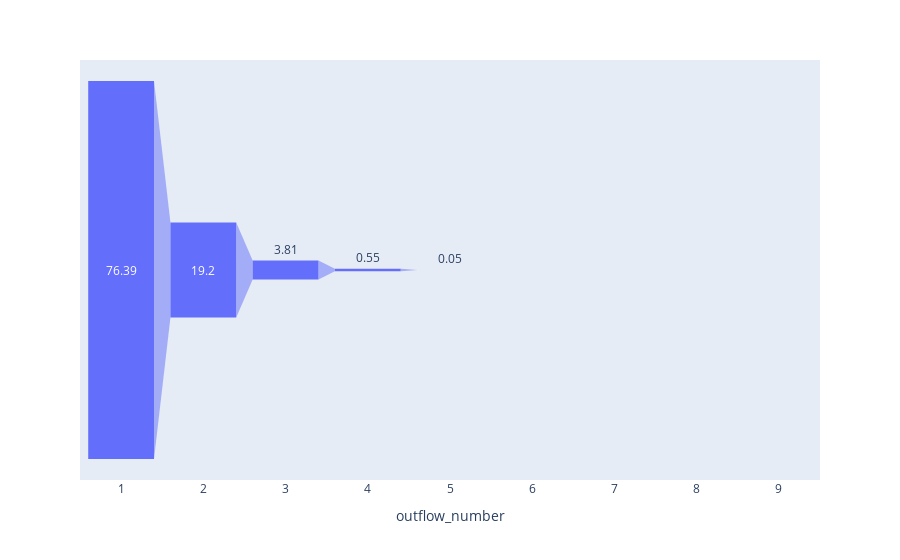

The notebook cell saved with this chart:
### Markdown cell above
# Смотрим кол-во и долю клиентов в разрезе номера мигания, чтобы изучить значимость

### Code cell
funnel_by_outflow = df_top_pair_4_step.groupby('outflow_number', as_index=False).agg({'date_diff':'mean', 'diff_active_status_days':'mean', 'party_rk':'nunique'}) \
                    .sort_values('party_rk', ascending=False)

# funnel_by_outflow['total_qty'] = funnel_by_outflow['party_rk'].shift(1)
funnel_by_outflow['total_qty'] = funnel_by_outflow['party_rk'].sum()

funnel_by_outflow['share_of_clients'] = funnel_by_outflow['party_rk'] / funnel_by_outflow['total_qty'] * 100

for_share_fig = funnel_by_outflow[['outflow_number', 'party_rk', 'share_of_clients', 'date_diff', 'diff_active_status_days']].rename(columns={'party_rk':'clients'}).round({'share_of_clients':2, 'date_diff':1, 'diff_active_status_days':1})

## Так как мы считаем мигающих клиентов теми, у кого есть следующая запись в таблице, то неактивного

for_share_fig

# fig_share = px.bar(for_share_fig, x='outflow_number', y='share_of_clients', text_auto='.2s')

# fig_share.show()
fig_share = px.funnel(for_share_fig, x='outflow_number', y='share_of_clients')
fig_share.show()

### Figure 1 — Plotly figure (JSON) as saved in the notebook; plotly's stock layout.template omitted (floating-point values rounded to 4 significant figures)
{"data": [{"hovertemplate": "outflow_number=%{x}<br>share_of_clients=%{y}<extra></extra>", "legendgroup": "", "marker": {"color": "#636efa"}, "name": "", "orientation": "v", "showlegend": false, "type": "funnel", "x": [1, 2, 3, 4, 5, 6, 7, 8, 9], "xaxis": "x", "y": [76.39, 19.2, 3.81, 0.55, 0.05, 0, 0, 0, 0], "yaxis": "y"}], "layout": {"legend": {"tracegroupgap": 0}, "margin": {"t": 60}, "xaxis": {"anchor": "y", "domain": [0, 1], "title": {"text": "outflow_number"}}, "yaxis": {"anchor": "x", "domain": [0, 1], "title": {"text": "share_of_clients"}}}}
